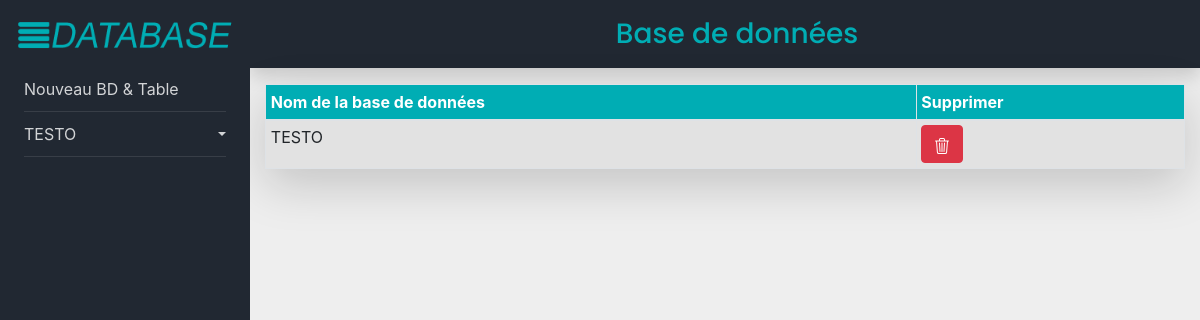
/dataBases.php, run on an earlier commit of the app's database.
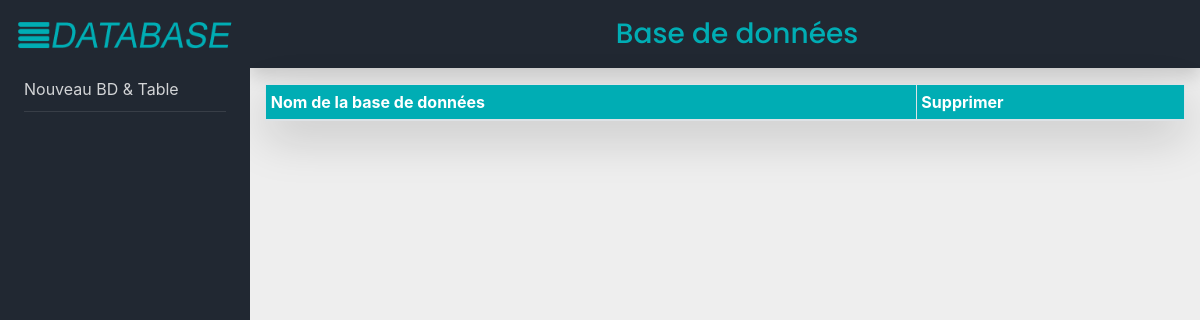
And on a later commit of the database.
### tables this page shows
CREATE TABLE IF NOT EXISTS `dbs` (
  `Name` varchar(100) NOT NULL,
  PRIMARY KEY (`Name`)
);

### Classes/GestionTables.php (the view, shortened to what this page needs)
<?php
class GestionTables{
                                    while($row = $results5->fetch_row()){?>
   <?php }
   public static function SideBarButtons(){
    include "Connection.php";
    $sql = "SELECT * FROM `dbs`";
					$results =  $cnx->query($sql);
					while($row = $results->fetch_assoc()){
						echo '<li ><a href="#'.$row['Name'].'" id ="'.$row['Name'].'" data-toggle="collapse" aria-expanded="false" class="dropdown-toggle">'.$row['Name'].'</a>
						<ul class="collapse list-unstyled" id="'.$row['Name'].'">';
						echo '</ul></li>';
					}
   }
            ?>
   <?php }
   public static  function LoadDb()
   {
        include "Connection.php";
        $sql = "SELECT `Name` FROM `dbs`";
        $res = $cnx->query($sql);
        while($row = $res->fetch_assoc()){
            ?>
            <tr>
                <td><?php echo $row['Name'] ;?></td>
                <td> <a href="Delete.php?base=<?php echo $row['Name'];?>" class="btn btn-danger" id="Supprimer"></a></td>
            </tr>
        <?php }
   }
}
?>

### dataBases.php (shortened to what this page needs)
<?php
			include "Connection.php";
            include "Classes/GestionTables.php";
?>
<!DOCTYPE html>
<html lang="en">
<head>
    <link rel="stylesheet" href="https://stackpath.bootstrapcdn.com/font-awesome/4.7.0/css/font-awesome.min.css">
    <link rel="stylesheet" href="css/style.css">
    <link rel="stylesheet" href="https://cdn.jsdelivr.net/npm/bootstrap@4.4.1/dist/css/bootstrap.min.css"
>
</head>
<body>
    <div class="wrapper d-flex align-items-stretch">
        <nav id="sidebar">
            <div class="pt-2 pl-2 pr-2 ">
                <a href="dataBases.php" class="logo"><img src="img/L1.png" class="ml-0 w-100 " alt="Logo"></a>
            </div>
            <div class="pl-4 pr-4">
                <ul class="list-unstyled components mb-5">
                    <li>
                        <a href="NewDB_Tab.php">Nouveau BD & Table</a>
                    </li>
                    <?php
					GestionTables::SideBarButtons((isset($_GET['id']) ? $_GET['id'] : 0));
				?>
                </ul>
            </div>
        </nav>
        <div id="content" style="background-color: #eee;">
            <header class=" w-100 pl-4 pt-1 pb-1 mb-2  shadow shadow-sm " style="background-color: #212832;">
                <h3
                    style='color:#00ADB4;margin-bottom:0;height: 60px;display: flex;align-items: center; justify-content:center;'>
                    Base de données</h3>
            </header>
            <div class="container">
                <table class="table table-bordered shadow-lg mt-3 table-sm table-hover table-striped">
                    <thead>
                        <tr style="background-color: #00ADB4; color:white;">
                            <th scope="col">Nom de la base de données</th>
                            <th scope="col">Supprimer</th>
                        </tr>
                    </thead>
                    <tbody>
                        <?php
                    GestionTables::LoadDb();
                ?>
                    </tbody>
                </table>
            </div>
        </div>
</body>
</html>

What changed in the data, as far as the page shows it:
removed dbs: Name "TESTO"
